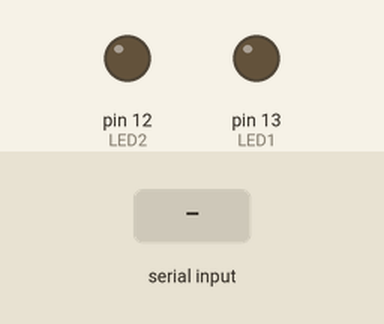
Recording of a sketch running on a simulated Arduino Uno, built with avr-gcc and run on an emulated ATmega328P. On the bench: output pins drawn as LEDs (lit = HIGH). The test bench sets the inputs (shaded band). What the sketch prints to the serial monitor is not drawn.

Above: at 1.2 s.
1.3 s: "1\n" received over Serial
At 3.0 s:
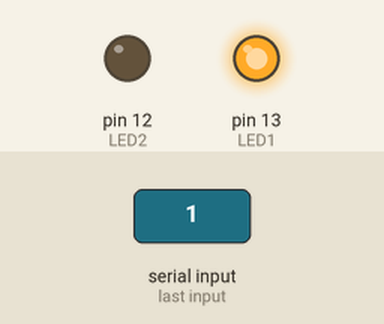
3.8 s: "3\n" received over Serial
At 6.0 s:
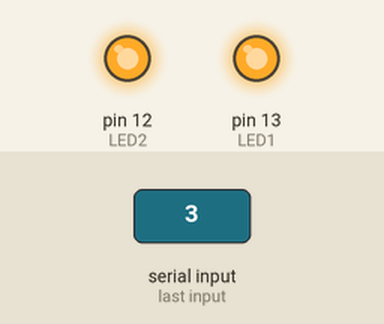
6.3 s: "0\n" received over Serial
At 8.0 s:
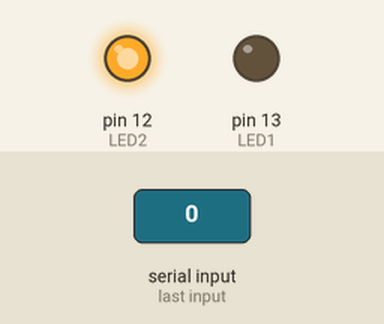
8.7 s: "4\n" received over Serial
At 11.0 s:
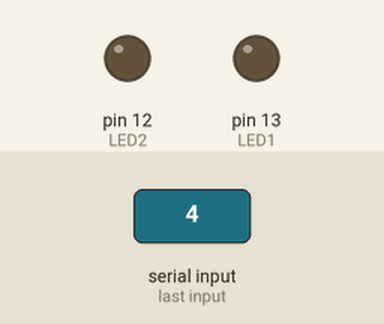
Timing chart, 0 to 12.5 s (numbered marks = the images above; inputs shaded):
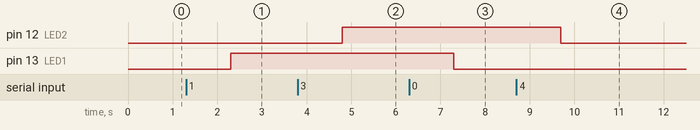

Measured:
- after the input at 1.3 s, pin 13 (LED1): LOW → HIGH after 1.0 s
- after the input at 3.8 s, pin 12 (LED2): LOW → HIGH after 1.0 s
- after the input at 6.3 s, pin 13 (LED1): HIGH → LOW after 1.0 s
- after the input at 8.7 s, pin 12 (LED2): HIGH → LOW after 1.0 s

The sketch:

serial_LED.ino
```cpp
int x;
int LED1 = 13;
int LED2 = 12;

void setup() {
 Serial.begin(115200);
 //Serial.setTimeout(1);
 pinMode(LED1, OUTPUT);
 pinMode(LED2, OUTPUT);
}

void loop() {
 while (Serial.available()) {
  x = Serial.readString().toInt();
  }
 if(x == 1) {
  digitalWrite(LED1, HIGH);
  Serial.print("LED on");
  }
 else if (x==0) {
  digitalWrite(LED1, LOW);
  Serial.print("LED off");
 }
 else if(x==3) {
  digitalWrite(LED2, HIGH);
  Serial.print("LED on");
  }
 else if(x==4) {
  digitalWrite(LED2, LOW);
  Serial.print("LED off");
  }
}
```
